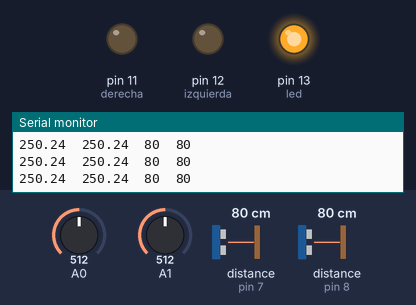
Recording of a sketch running on a simulated Arduino Uno, built with avr-gcc and run on an emulated ATmega328P. Shown: output pins drawn as LEDs (lit = HIGH), the last lines printed to the serial monitor. The inputs (shaded band) are chosen by the test bench; at power-on: distance to the obstacle (sensors on pin 7, pin 8) 80 cm, A0 = 512, A1 = 512. The echo pulse lasts 58.3 µs per cm.

Above: at 1.2 s.
1.3 s: distance to the obstacle (sensor on pin 7) set to 12 cm
2.8 s: distance to the obstacle (sensor on pin 7) set to 9 cm
At 4.0 s:
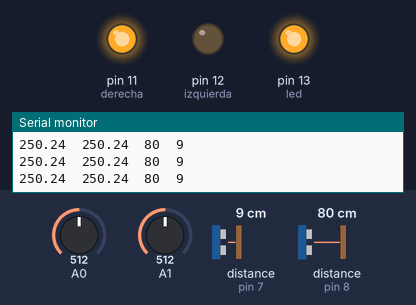
4.3 s: distance to the obstacle (sensor on pin 8) set to 12 cm
5.8 s: distance to the obstacle (sensor on pin 8) set to 9 cm
At 6.2 s:
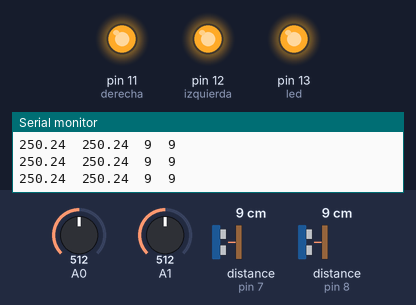
7.3 s: distance to the obstacle (sensor on pin 7) set to 18 cm
At 8.1 s:
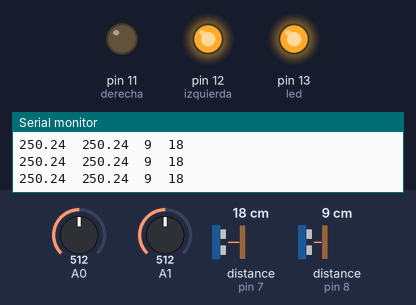
8.8 s: distance to the obstacle (sensor on pin 7) set to 2 cm
At 9.5 s:
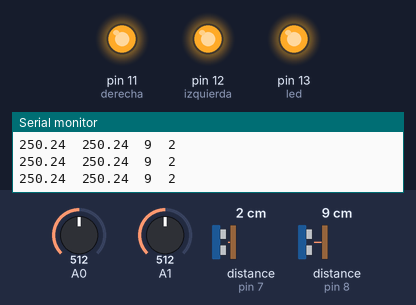
Timing chart, 0 to 11.3 s (numbered marks = the images above; inputs shaded):
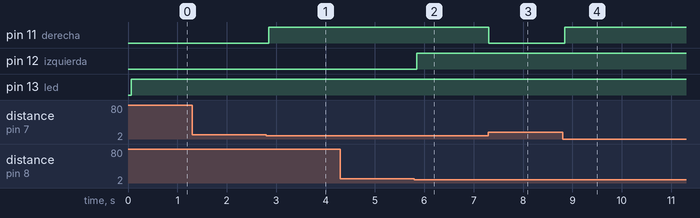

Measured:
- the behaviour switches between 11 and 10 cm on distance to the obstacle (sensor on pin 7) (found by bisection; images 0 and 1)
- the behaviour switches between 11 and 10 cm on distance to the obstacle (sensor on pin 8) (found by bisection; images 1 and 2)
- after the input at 2.8 s, pin 11 (derecha): LOW → HIGH after 0.05 s
- after the input at 5.8 s, pin 12 (izquierda): LOW → HIGH after 0.05 s
- after the input at 7.3 s, pin 11 (derecha): HIGH → LOW at once
- after the input at 8.8 s, pin 11 (derecha): LOW → HIGH at once

The sketch:

Sensores.ino
```cpp
#include <Ultrasonic.h>

Ultrasonic ultrasonic(9,8); // (Trig PIN,Echo PIN)
Ultrasonic ultrasonic2(10,7);
int izquierda = 12;
int derecha = 11;
int led = 13;

void setup()
{
  Serial.begin(9600);
  pinMode(izquierda,OUTPUT);
  pinMode(derecha,  OUTPUT);
  pinMode(led,      OUTPUT);
}

void loop()
{
  // read the input on analog pin 0:
  int ST1 = analogRead(A0);
  int ST2 = analogRead(A1);
  // Convert the analog reading (which goes from 0 - 1023) to a voltage (0 - 5V):
  float VST1=(5.0 * ST1 * 100.0)/1023.0 ;
  float VST2=(5.0 * ST2 * 100.0)/1023.0 ;
  // print out the value you read:
  Serial.print(VST1);
  Serial.print('\t');
  Serial.print(VST2);
  Serial.print('\t');
  Serial.print(ultrasonic.Ranging(CM)); // CM or INC
  Serial.print('\t');
  Serial.println(ultrasonic2.Ranging(CM));
  delay(50);

  if((VST1 >= 30.30) || ( VST2 >= 31.00))
  {
    /*Serial.print('\t');
    Serial.print('\t');
    Serial.print('\t');
    Serial.print('\t');
    Serial.println("Caliente");*/
    digitalWrite(led,HIGH);
  }
  else
  {
//    Serial.print("");
    digitalWrite(led,LOW);
  }
  if(ultrasonic.Ranging(CM) <= 10)
  {
    /*Serial.print('\t');
    Serial.print('\t');
    Serial.print('\t');
    Serial.print('\t');
    Serial.println("Izquierda");*/
    digitalWrite(izquierda,HIGH);
  }
  else
  {
//    Serial.print("");
    digitalWrite(izquierda,LOW);
  }
  if(ultrasonic2.Ranging(CM) <= 10)
  {
    /*Serial.print('\t');
    Serial.print('\t');
    Serial.print('\t');
    Serial.print('\t');
    Serial.println("Izquierda");*/
    digitalWrite(derecha,HIGH);
  }
  else
  {
//    Serial.print("");
    digitalWrite(derecha,LOW);
  }
}
```
